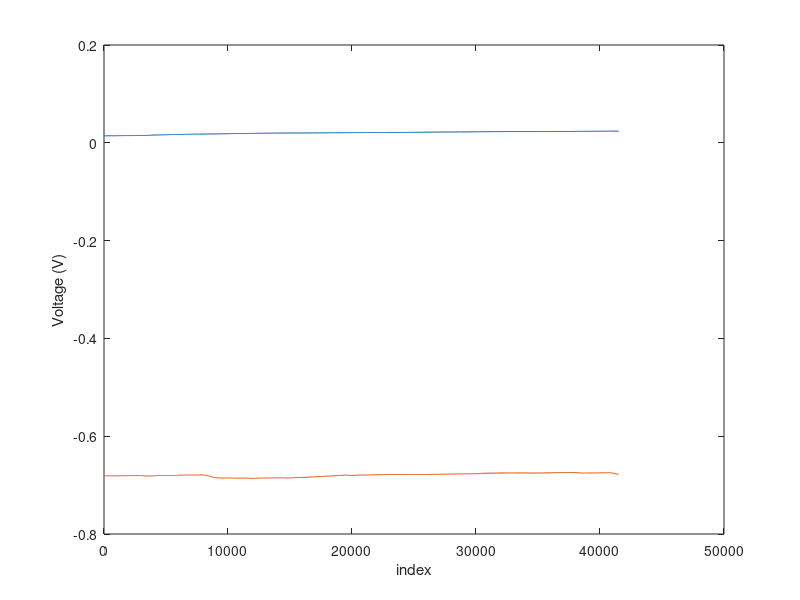

MATLAB code for this plot: (Note: this script raises an error after producing the figure.)
clear;clc;close all;
% LOAD TRAINING DATA: (tX, tY);
% DATA = csvread('Subject1_Trial1.2.csv');
% DATA = csvread('Subject1_SingleChannel_10Hz_to_16Hz.csv');
% DATA = csvread('EEG_SSVEPData_2017.05.31_15.53.32.csv');
DATA = csvread('Subject1_Trial3.1.csv');
Fs = 250;
rS = 0; %Remove From Start
rE = 0; %Remove From End
F = [4 37];
winLim = [5 37];
numch = 2; datach = DATA(rS+1:end-rE,1:numch);
plot(datach),xlabel('index'),ylabel('Voltage (V)');
datach2 = customFilt(datach(:,1),Fs,F,3);
datach3 = customFilt(datach(:,2),Fs,F,3);
% figure;hold on;plot(datach2);plot(datach3);xlabel('index'),ylabel('Voltage (V)');
%%-Plot Analysis: %{
filtch = zeros(size(datach,1),numch);
hannWin = hann(2048); wlen = 1024; h=64; nfft = 4096;
K = sum(hamming(wlen, 'periodic'))/wlen;
for i = 1:numch %     filtch(:,i) = eegcfilt(datach(:,i)); %plot(filtch(:,i));
	filtch(:,i) = customFilt(datach(:,i),Fs,F,3); %figure(1); hold on; plot(filtch(:,i));
    [f, P1] = get_fft_data(filtch(:,i),Fs); figure(2);hold on; plot(f,P1),xlim(winLim);
end
figure(3);hold on;%PSD
for i = 1:numch
    [S1,wfreqs] = welch_psd(filtch(:,i), Fs, hannWin);plot(wfreqs, S1),xlim(winLim);xlabel('Frequency (Hz)'),ylabel('Power Density (W/Hz)'),title('Power Spectral Density Estimate');
end
legend('Channel 1','Channel 2');

fH = figure(4);
set(fH, 'Position', [0, 0, 1200, 1400]);%Spect
for i = 1:numch
    subplot(2,1,i)
    [S1, f1, t1] = stft2( filtch(:,i), wlen, h, nfft, Fs ); S2 = 20*log10(abs(S1(f1<winLim(2) & f1>winLim(1),:))/wlen/K + 1e-6); 
    imagesc(t1,f1(f1<winLim(2) & f1>winLim(1)),S2),xlim([min(t1) max(t1)]),ylim(winLim);
    set(gca,'YDir','normal');xlabel('Time, s');ylabel('Frequency, Hz');colormap(jet)
    cb = colorbar;ylabel(cb, 'Power (db)')
    title(['Ch' num2str(i)]);
end

%% Feature Extraction: Expanding window method:
% Todo move to separate function 
close all;clc;
range = 250:60:1500;
cont = [];
showGraphs = true;
signalDetected = false;
wPlus = 250;        %-% Value by which to increase window length
winJump = 125;      %-% Data points to skip after each iteration. 
maxWinL = 1000;     %-% 5s max
ln = length(datach);
mW = 1:winJump:(ln - maxWinL);
ftr=1;
pts = [1, 7935, 15500, 23425];
start = pts(3);
cWSize = 250;           %-% Start with a window size of 1s
for i = 1:size(range,2)
    fin = start + (range(i)-1);
    fprintf('Current index = [%d to %d]\r\n',start, fin);
    fprintf('length = %d\r\n',range(i));
    for c = 1:numch
        fch = customFilt(datach(start:fin,c),Fs,[8 20],3);
    end
        %%%Feature Extraction: (per channel)
    F(i,:) = fESSVEP(fch,Fs,isempty(cont));
    if isempty(cont)
        commandwindow;
        cont = input('Approve/continue?\n');
        clf(12);
    end
    % Feature selection
end

%% Iterative (Fixed Window) Method: 
%{
close all;clc;
cont = [];
showGraphs = true;
signalDetected = false;
wPlus = 250;        %-% Value by which to increase window length
winJump = 125;      %-% Data points to skip after each iteration. 
maxWinL = 1000;     %-% 5s max
ln = length(datach);
mW = 1:winJump:(ln - maxWinL);
ftr=1;
startPoint = 1;
cWSize = 250;           %-% Start with a window size of 1s
for i=startPoint:length(mW)
    start = mW(i);          %-% Where to start window
    fin   = (mW(i)+(cWSize-1));   %-% Signal ends at start+current Win Length
    fprintf('Current index = [%d to %d]\r\n',start, fin);
    for c = 1:numch
        fch(c,:) = customFilt(datach(start:end,c),Fs,[8 20],3);
    end
        %%%Feature Extraction: (per channel)
    F = fESSVEP(fch(1,:),Fs,true);
    if isempty(cont)
        commandwindow;
        cont = input('Approve/continue?\n');
        clf(12);
    end
    % Feature selection: 1=accept, 9=run entirely, anything else =
    % continue/reject
    if (cont==1)
        tXSSVEP(i,:) = F(i,:);
        tY(i,1) = str2double(CLASS);
        ftr = ftr + 1;
        cont = [];
    else
        tXSSVEP(i,:) = F(i,:);
        tY(i,1) = 0; %REJECT CLASS
    end
    if ~isempty(cont) && cont~=9
        cont = [];
    end
end
%}
%% Classification EOG; 
%{
winSize = 250; %1s:
c=1;
for i = 1:250:length(ch1)-250
    ch1_p = ch1(i:i+249);
    ch2_p = ch2(i:i+249);
    ch3_p = ch3(i:i+249);
    Y(c) = eog_knn(ch1_p,ch2_p,ch3_p);
    c=c+1;
end
%}
%% EOG Classification?:
%{
range = 500:60:2500;
Window = cell(size(range,2),4);
Y = cell(size(range,2),1);
cont = [];
EOGONLY = false;
PLOTDATA = isempty(cont);
OUT = zeros(1,size(range,2));
History = zeros(size(range,2),4);
for i = 1:size(range,2)
    start = 1;
    winEnd = start + (range(i)-1);
    fprintf('Current index = [%d to %d]\r\n',start, winEnd);
    fprintf('Seconds Elapsed = [%1.2f]\r\n',winEnd/250);
    Window{i,1} = ch1( start : winEnd ); % set values:
    Window{i,2} = ch2( start : winEnd );
    Window{i,3} = ch3( start : winEnd );
    Window{i,4} = ch4( start : winEnd );
    [Y{i},F{i}] = fHC(Window{i,1}, Window{i,2}, Window{i,3}, ...
        Window{i,4}, Fs, EOGONLY, PLOTDATA);
    [History(i,:), OUT(i)] = featureAnalysis(F{i},winEnd);
    meanH = mean(History(1:i,:))
    if OUT(i)~=0
        countH(i) = countOccurrences(OUT(:,1:i), OUT(i));
    else
        countH(i) = 0;
    end
    if (max(meanH)>7) && countH(i)>=5
        OUTPROPER(i) = OUT(i);
    else
        OUTPROPER(i) = 0;
    end
    if isempty(cont)
        commandwindow;
        cont = input('Continue? \n');
    end
end
%}
% % EOF
